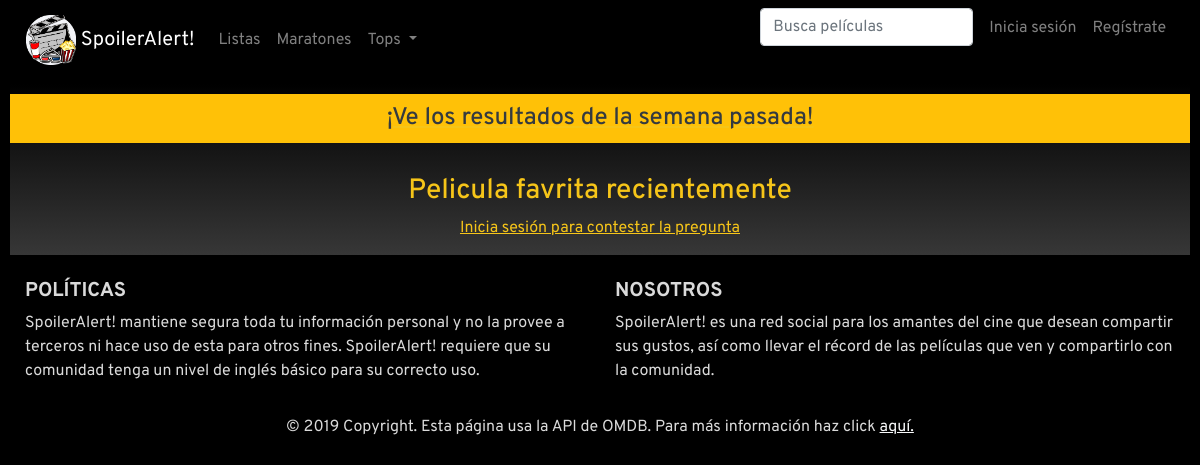
Before: /views/menus/weekly-question.php with the older database file.
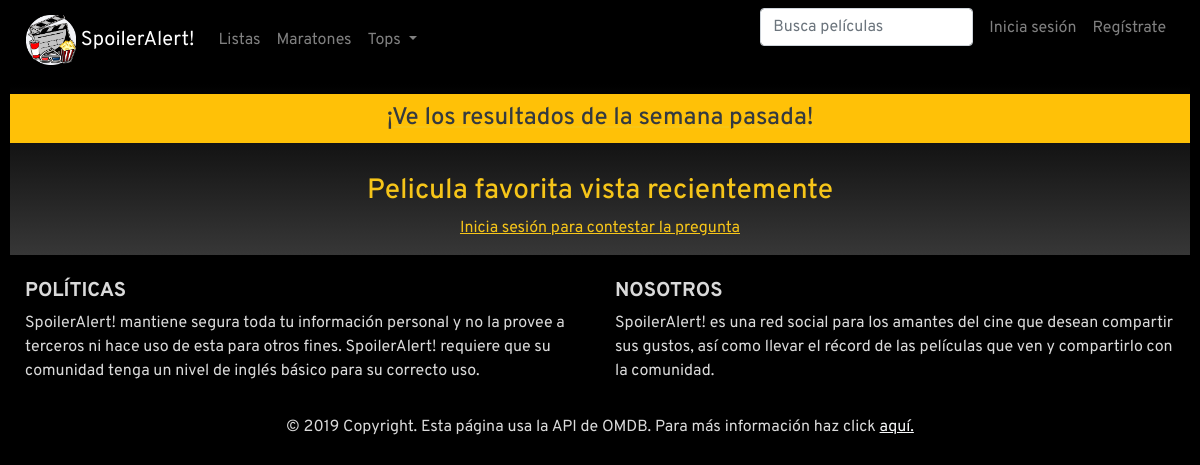
After: the same page with the newer database file.
### tables this page shows
CREATE TABLE `preguntas` (
  `clave` int(11) NOT NULL,
  `pregunta` text NOT NULL,
  `estado` enum('activa','inactiva','cola','') NOT NULL DEFAULT 'cola',
  `fecha` timestamp NOT NULL DEFAULT current_timestamp()
);

### php/Connection.php (called while the page is built, shortened)
<?php
    class Connection
    {
        private $server;
        private $user;
        private $pass;
        private $db;
        public function __construct()
        {
            $this->server = "localhost";
            $this->user = "root";
            $this->pass = "";
            $this->db = "spoileralert";
        }
        public function getConnection()
        {
            $this->connection = mysqli_connect($this->server, $this->user, $this->pass, $this->db) or die('"connection"');
            mysqli_set_charset($this->connection,"utf-8");
            return $this->connection;
        }
    }
?>

### views/menus/weekly-question.php (the view, shortened to what this page needs)
<html lang="es">
<head>
    <link rel="stylesheet" href="https://stackpath.bootstrapcdn.com/bootstrap/4.3.1/css/bootstrap.min.css">
    <link href="../../css/index.css" rel="stylesheet">
    <link href="../../css/styles.css" rel="stylesheet">
    <link href="../../css/communication.css" rel="stylesheet">
    <?php include($_SERVER['DOCUMENT_ROOT'] . '/SpoilerAlert/php/main.php');
          include($_SERVER['DOCUMENT_ROOT'] . '/SpoilerAlert/php/Question.php');
          $quest = new Question(); ?>
</head>
<body>
    <?php getNavBar() ?>
    <div class="questions">
        <a href="weekly-question-result.php">
            <h4 class="bg-warning text-dark weekly">¡Ve los resultados de la semana pasada!</h4>
        </a>
        <br>
        <h3><?php echo $quest->getQuestion();?></h3>
        <?php echo $quest->getSearchBar(); ?>
    </div>
    <div id="footer">
    </div>
</body>
</html>

### php/main.php (shortened to what this page needs)
<?php
    include 'Notification.php';
    include 'Connection.php';
    function getNavBar()
    {
        $nav = '<nav class="mb-1 navbar navbar-expand-lg navbar-dark default-color" id="navbar">
            <div class="sa_nav">
                <a class="navbar-brand" href="index.php">
                    <img  id="sa_nav" src="../../img/logo.png" alt="¡Bienvenido a SA!">
                    <span>SpoilerAlert!</span>
                </a>
            </div>
            <button class="navbar-toggler" type="button" data-toggle="collapse" data-target="#navbarSupportedContent-333"
                aria-controls="navbarSupportedContent-333" aria-expanded="false" aria-label="Toggle navigation">
                <span class="navbar-toggler-icon"></span>
            </button>
            <div class="collapse navbar-collapse" id="navbarSupportedContent-333">
                <ul class="navbar-nav mr-auto">';
        if(isset($_SESSION['username']) && $_SESSION['username']=="admin")
        {
            $nav .= '<li class="nav-item">
                        <a class="nav-link" href="reports.php">Reportes</a>
                    </li>
                    <li class="nav-item">
                        <a class="nav-link" href="review-marathons.php">Revisar maratones</a>
                    </li>
                    <li class="nav-item">
                        <a class="nav-link" href="review-questions.php">Preguntas semanales</a>
                    </li>
                </ul>';
        }
        else
        {
            $nav .= '<li class="nav-item">
                        <a class="nav-link" href="#">Listas
                        </a>
                    </li>
                    <li class="nav-item">
                        <a class="nav-link" href="#">Maratones</a>
                    </li>
                    <li class="nav-item dropdown">
                        <a class="nav-link dropdown-toggle" id="navbarDropdownMenuLink-333" data-toggle="dropdown"
                            aria-haspopup="true" aria-expanded="false">
                            Tops
                        </a>
                        <div class="dropdown-menu dropdown-default" aria-labelledby="navbarDropdownMenuLink-333">
                            <a class="dropdown-item bg-light" href="weekly-tops.php">Semanales</a>
                            <a class="dropdown-item bg-light" href="global-tops.php">Globales</a>
                        </div>
                    </li>
                </ul>';
        }
            $nav .= '<ul class="navbar-nav ml-auto nav-flex-icons">
                    <li class="nav-item">
                        <form class="form-inline" action="search.php" method="GET">
                            <div class="md-form my-0">
                                <input class="form-control mr-sm-2" type="text" placeholder="Busca películas"
                                    aria-label="Search" name="title">
                            </div>
                        </form>
                    </li>';
        if(isset($_SESSION['username']))
        {
            $notifications = new Notification($_SESSION['username']);
            $nav .= $notifications->getNav();
            $nav .= '<li class="nav-item dropdown">
            <a title="Nuevo" class="nav-link dropdown-toggle" id="navbarDropdownMenuLink-222" data-toggle="dropdown"
                aria-haspopup="true" aria-expanded="false">
                <i class="fas fa-plus"></i>
            </a>
            <div class="dropdown-menu dropdown-menu-right dropdown-default"
                aria-labelledby="navbarDropdownMenuLink-222">
                <a class="dropdown-item bg-light" href="new-playlist.php">Lista de reproducción</a>
                <a class="dropdown-item bg-light" href="new-marathon.php">Maraton</a>
            </div>
            </li>  ';
            $nav .= '<li class="nav-item dropdown">
            <a title="Perfil" class="nav-link dropdown-toggle" id="navbarDropdownMenuLink-333" data-toggle="dropdown"
                aria-haspopup="true" aria-expanded="false">
                <i class="fas fa-user"></i>
            </a>
            <div class="dropdown-menu dropdown-menu-right dropdown-default"
                aria-labelledby="navbarDropdownMenuLink-333">
                <a class="dropdown-item bg-white" href="../../php/my-profile.php"><span class="font-weight-bold">
                '.$_SESSION['username'].'</span><br>Perfil</br></a>
                <a class="dropdown-item bg-light" href="configure.php">Administrar cuenta</a>
                <a class="dropdown-item bg-light" href="my-stats.php">Mi recuento cinematográfico</a>
                <a class="dropdown-item bg-light" href="#" onclick="logout()"><span class="font-weight-bold">Cerrar sesión</span></a>
            </div>
            </li>';
        }
        else
        {
            $nav .= '<li class="nav-item sa_link">
            <a class="nav-link" href="login.php">Inicia sesión</a>&nbsp;&nbsp;
            </li> <li class="nav-item sa_link">
            <a class="nav-link" href="register.php">Regístrate</a>
            </li>' ;
        }
        $nav .= '</ul>
        </div>
        </nav>';
        echo $nav;
        return $nav;
    }
?>

### php/Question.php (shortened to what this page needs)
<?php
    include_once("Connection.php");
    class Question
    {
        public $user;
        public $active;
        public function __construct()
        {
            if(isset($_SESSION['username']))
            {
                $this->user = $_SESSION['username'];
            }
            else
            {
                $this->user = null;
            }
        }
        public function getQuestion()
        {
            $temp = new Connection();
            $conn = $temp->getConnection();
            $sql = "SELECT pregunta FROM preguntas WHERE estado = 'activa'";
            $rs = mysqli_query($conn,$sql);
            if($rs && $rs->num_rows>0)
            {
                $this->active = true;
                $data = mysqli_fetch_assoc($rs);
                return $data['pregunta'];
            }
            else
            {
                $this->active=false;
                return "Por el momento no hay una pregunta qué responder<br>Vuelve más tarde";
            }
        }
        public function getSearchBar()
        {
            if($this->user == null && $this->active)
            {
                return '<a href="login.php">Inicia sesión para contestar la pregunta</a>';
            }
        }
    }
?>

### css/index.css (style rules this page uses)
body { background-color: #000000; font-family: 'Overpass'; margin-left: 10px; margin-right: 10px; }
.sa_nav { background-color: #000000; text-align: center; }
.sa_nav img { width: 50px; }
.sa_nav span { color: white; align-content: center; }
.sa_link a { text-decoration: none; color: antiquewhite; }
.weekly { padding-top: 10px; padding-bottom: 10px; }

### css/communication.css (style rules this page uses)
.questions { padding-top: 10px; background: linear-gradient(180deg, rgba(0, 0, 0, 1) 0%, rgba(55, 55, 55, 1) 100%); text-align: center; color: #F6C519; align-content: center; padding-bottom: 15px; }
.questions a { color: #F6C519; text-decoration: underline; }

Changed rows visible on the page:
removed preguntas: pregunta "Pelicula favrita recientemente"
added preguntas: pregunta "Pelicula favorita vista recientemente"
